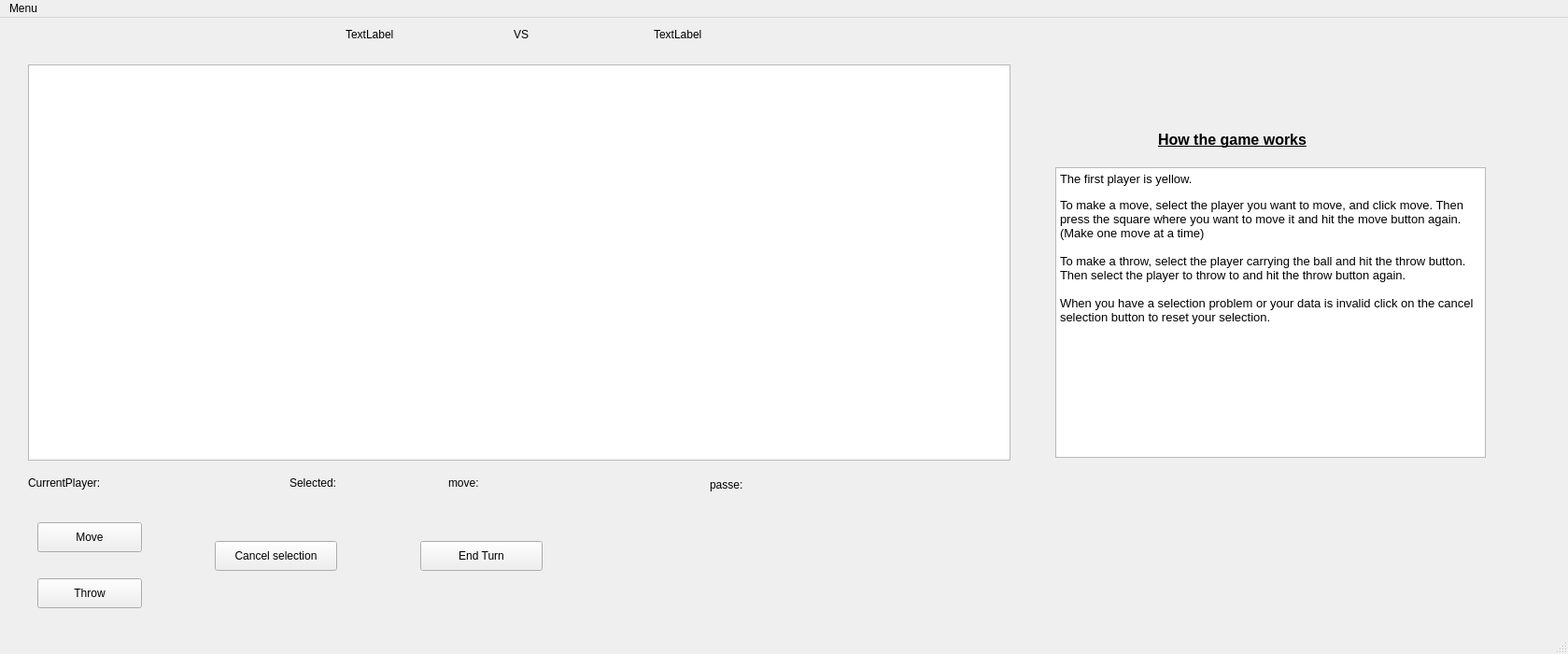
<?xml version="1.0" encoding="UTF-8"?>
<ui version="4.0">
 <class>MainWindow</class>
 <widget class="QMainWindow" name="MainWindow">
  <property name="geometry">
   <rect>
    <x>0</x>
    <y>0</y>
    <width>1679</width>
    <height>700</height>
   </rect>
  </property>
  <property name="windowTitle">
   <string>Diaballik</string>
  </property>
  <widget class="QWidget" name="centralwidget">
   <widget class="QLabel" name="Player1">
    <property name="geometry">
     <rect>
      <x>370</x>
      <y>10</y>
      <width>58</width>
      <height>16</height>
     </rect>
    </property>
    <property name="text">
     <string>TextLabel</string>
    </property>
   </widget>
   <widget class="QLabel" name="Player2">
    <property name="geometry">
     <rect>
      <x>700</x>
      <y>10</y>
      <width>58</width>
      <height>16</height>
     </rect>
    </property>
    <property name="text">
     <string>TextLabel</string>
    </property>
   </widget>
   <widget class="QTableWidget" name="tableWidget">
    <property name="enabled">
     <bool>true</bool>
    </property>
    <property name="geometry">
     <rect>
      <x>30</x>
      <y>50</y>
      <width>1052</width>
      <height>424</height>
     </rect>
    </property>
    <property name="mouseTracking">
     <bool>false</bool>
    </property>
    <property name="autoFillBackground">
     <bool>false</bool>
    </property>
    <property name="autoScroll">
     <bool>false</bool>
    </property>
    <property name="rowCount">
     <number>0</number>
    </property>
    <property name="columnCount">
     <number>0</number>
    </property>
   </widget>
   <widget class="QLabel" name="label">
    <property name="geometry">
     <rect>
      <x>550</x>
      <y>10</y>
      <width>21</width>
      <height>16</height>
     </rect>
    </property>
    <property name="text">
     <string>VS</string>
    </property>
   </widget>
   <widget class="QLabel" name="currentPlayer">
    <property name="geometry">
     <rect>
      <x>30</x>
      <y>490</y>
      <width>251</width>
      <height>16</height>
     </rect>
    </property>
    <property name="text">
     <string>CurrentPlayer:</string>
    </property>
   </widget>
   <widget class="QPushButton" name="move">
    <property name="geometry">
     <rect>
      <x>40</x>
      <y>540</y>
      <width>112</width>
      <height>32</height>
     </rect>
    </property>
    <property name="text">
     <string>Move</string>
    </property>
   </widget>
   <widget class="QLabel" name="label_move">
    <property name="geometry">
     <rect>
      <x>480</x>
      <y>490</y>
      <width>271</width>
      <height>16</height>
     </rect>
    </property>
    <property name="text">
     <string>move:</string>
    </property>
   </widget>
   <widget class="QLabel" name="label_passe">
    <property name="geometry">
     <rect>
      <x>760</x>
      <y>490</y>
      <width>281</width>
      <height>20</height>
     </rect>
    </property>
    <property name="text">
     <string>passe:</string>
    </property>
   </widget>
   <widget class="QLabel" name="label_selected">
    <property name="geometry">
     <rect>
      <x>310</x>
      <y>490</y>
      <width>161</width>
      <height>16</height>
     </rect>
    </property>
    <property name="text">
     <string>Selected:</string>
    </property>
   </widget>
   <widget class="QPushButton" name="passe">
    <property name="geometry">
     <rect>
      <x>40</x>
      <y>600</y>
      <width>112</width>
      <height>32</height>
     </rect>
    </property>
    <property name="text">
     <string>Throw</string>
    </property>
   </widget>
   <widget class="QPushButton" name="cancel">
    <property name="geometry">
     <rect>
      <x>230</x>
      <y>560</y>
      <width>131</width>
      <height>32</height>
     </rect>
    </property>
    <property name="text">
     <string>Cancel selection</string>
    </property>
   </widget>
   <widget class="QPushButton" name="endturn">
    <property name="geometry">
     <rect>
      <x>450</x>
      <y>560</y>
      <width>131</width>
      <height>32</height>
     </rect>
    </property>
    <property name="text">
     <string>End Turn</string>
    </property>
   </widget>
   <widget class="QTextBrowser" name="textBrowser">
    <property name="geometry">
     <rect>
      <x>1130</x>
      <y>160</y>
      <width>461</width>
      <height>311</height>
     </rect>
    </property>
    <property name="html">
     <string>&lt;!DOCTYPE HTML PUBLIC &quot;-//W3C//DTD HTML 4.0//EN&quot; &quot;http://www.w3.org/TR/REC-html40/strict.dtd&quot;&gt;
&lt;html&gt;&lt;head&gt;&lt;meta name=&quot;qrichtext&quot; content=&quot;1&quot; /&gt;&lt;style type=&quot;text/css&quot;&gt;
p, li { white-space: pre-wrap; }
&lt;/style&gt;&lt;/head&gt;&lt;body style=&quot; font-family:'MS Shell Dlg 2'; font-size:8pt; font-weight:400; font-style:normal;&quot;&gt;
&lt;p style=&quot; margin-top:0px; margin-bottom:0px; margin-left:0px; margin-right:0px; -qt-block-indent:0; text-indent:0px;&quot;&gt;&lt;span style=&quot; font-size:10pt;&quot;&gt;The first player is yellow.&lt;/span&gt;&lt;/p&gt;
&lt;p style=&quot;-qt-paragraph-type:empty; margin-top:0px; margin-bottom:0px; margin-left:0px; margin-right:0px; -qt-block-indent:0; text-indent:0px;&quot;&gt;&lt;br /&gt;&lt;/p&gt;
&lt;p style=&quot; margin-top:0px; margin-bottom:0px; margin-left:0px; margin-right:0px; -qt-block-indent:0; text-indent:0px;&quot;&gt;&lt;span style=&quot; font-size:10pt;&quot;&gt;To make a move, select the player you want to move, and click move. Then press the square where you want to move it and hit the move button again. (Make one move at a time)&lt;/span&gt;&lt;/p&gt;
&lt;p style=&quot;-qt-paragraph-type:empty; margin-top:0px; margin-bottom:0px; margin-left:0px; margin-right:0px; -qt-block-indent:0; text-indent:0px; font-size:10pt;&quot;&gt;&lt;br /&gt;&lt;/p&gt;
&lt;p style=&quot; margin-top:0px; margin-bottom:0px; margin-left:0px; margin-right:0px; -qt-block-indent:0; text-indent:0px;&quot;&gt;&lt;span style=&quot; font-size:10pt;&quot;&gt;To make a throw, select the player carrying the ball and hit the throw button. Then select the player to throw to and hit the throw button again.&lt;/span&gt;&lt;/p&gt;
&lt;p style=&quot;-qt-paragraph-type:empty; margin-top:0px; margin-bottom:0px; margin-left:0px; margin-right:0px; -qt-block-indent:0; text-indent:0px; font-size:10pt;&quot;&gt;&lt;br /&gt;&lt;/p&gt;
&lt;p style=&quot; margin-top:0px; margin-bottom:0px; margin-left:0px; margin-right:0px; -qt-block-indent:0; text-indent:0px;&quot;&gt;&lt;span style=&quot; font-size:10pt;&quot;&gt;When you have a selection problem or your data is invalid click on the cancel selection button to reset your selection.&lt;/span&gt;&lt;/p&gt;&lt;/body&gt;&lt;/html&gt;</string>
    </property>
   </widget>
   <widget class="QLabel" name="label_2">
    <property name="geometry">
     <rect>
      <x>1240</x>
      <y>100</y>
      <width>271</width>
      <height>61</height>
     </rect>
    </property>
    <property name="text">
     <string>&lt;html&gt;&lt;head/&gt;&lt;body&gt;&lt;p&gt;&lt;span style=&quot; font-size:12pt; font-weight:600; text-decoration: underline;&quot;&gt;How the game works&lt;/span&gt;&lt;/p&gt;&lt;/body&gt;&lt;/html&gt;</string>
    </property>
   </widget>
  </widget>
  <widget class="QStatusBar" name="statusbar"/>
  <widget class="QMenuBar" name="menuBar">
   <property name="geometry">
    <rect>
     <x>0</x>
     <y>0</y>
     <width>1679</width>
     <height>17</height>
    </rect>
   </property>
   <widget class="QMenu" name="menuMenu">
    <property name="title">
     <string>Menu</string>
    </property>
    <addaction name="separator"/>
    <addaction name="actionPlaying_rules"/>
    <addaction name="actionQuitter"/>
   </widget>
   <addaction name="menuMenu"/>
  </widget>
  <action name="actionQuitter">
   <property name="text">
    <string>Quitter</string>
   </property>
   <property name="shortcut">
    <string>Ctrl+Q</string>
   </property>
  </action>
  <action name="actionPlaying_rules">
   <property name="text">
    <string>Playing rules</string>
   </property>
   <property name="shortcut">
    <string>Ctrl+R</string>
   </property>
  </action>
 </widget>
 <resources/>
 <connections/>
</ui>
